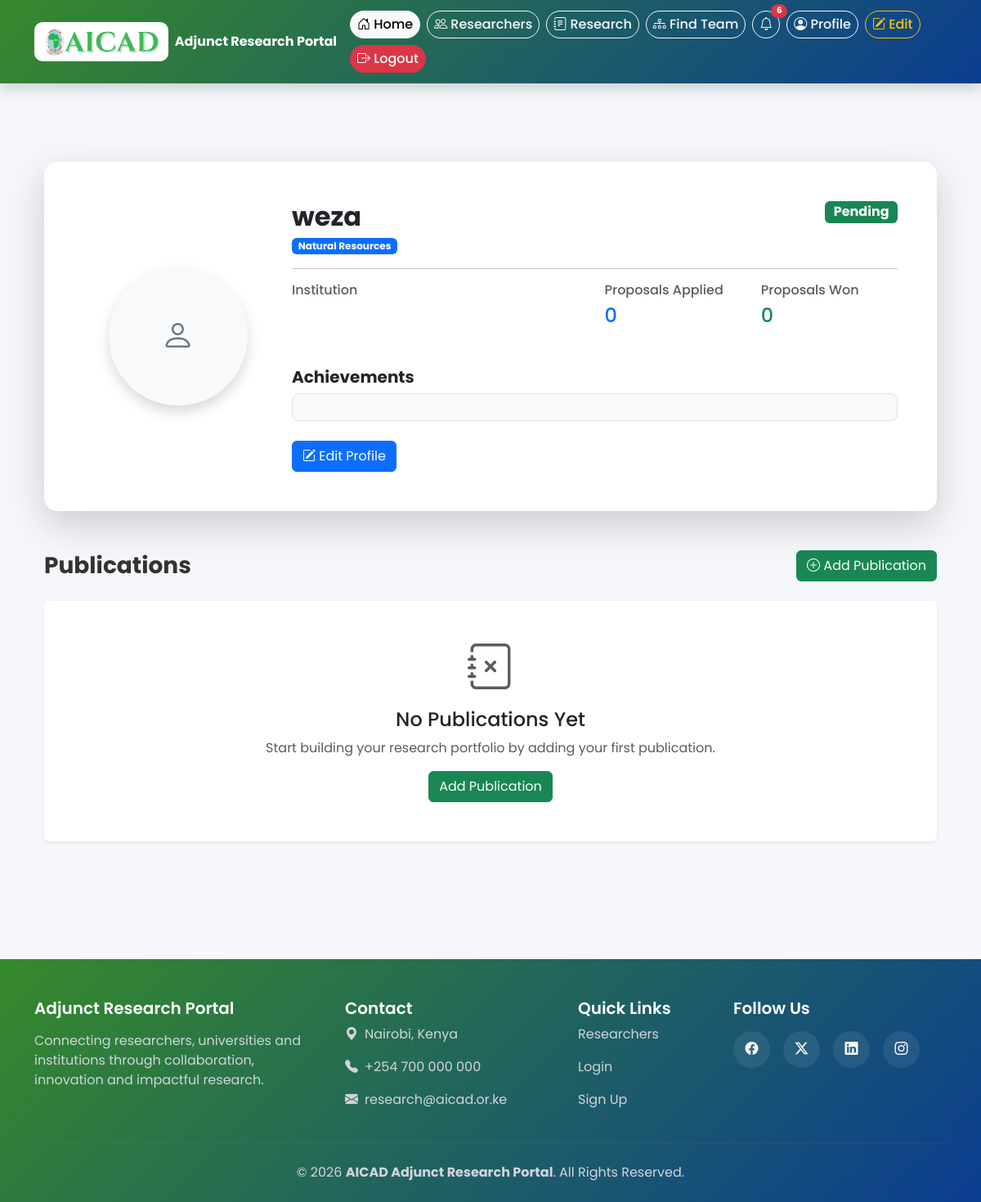
Screenshot of /profile/ (signed in) with the database file from the repository.
### accounts/models.py (models this page shows, shortened)
class ResearcherProfile(models.Model):
    user = models.OneToOneField(
        User,
        on_delete=models.CASCADE
    )
    profile_picture = models.ImageField(
        upload_to='profiles/',
        blank=True,
        null=True
    )
    research_area = models.CharField(
        max_length=255
    )
    institution = models.CharField(
        max_length=255,
        blank=True
    )
    achievements = RichTextField(
        blank=True
    )
    proposals_applied = models.IntegerField(
        default=0
    )
    proposals_won = models.IntegerField(
        default=0
    )
    is_adjunct_researcher = models.BooleanField(
        default=False
    )
    application_submitted = models.BooleanField(
        default=False
    )
    application_status = models.CharField(
        max_length=50,
        default='Pending'
    )
    qualification = RichTextField(
        blank=True
    )
    experience = RichTextField(
        blank=True
    )
    brief_profile = RichTextField(
        blank=True
    )
    work_experience = RichTextField(
        blank=True
    )
    grants_fellowships = RichTextField(
        blank=True
    )
    publications = RichTextField(
        blank=True
    )
    cv = models.FileField(
        upload_to='cv/',
        blank=True,
        null=True
    )
    application_letter = models.FileField(
        upload_to='application_letters/',
        blank=True,
        null=True
    )

### accounts/views.py (the view)
# urls.py: path('profile/', views.profile_view, name='profile'),
@login_required
def profile_view(request):
    profile = get_or_create_profile(request.user)
    return render(
        request,
        'profile.html',
        {'profile': profile}
    )

### accounts/utils.py (called while the page is built)
def get_or_create_profile(user):
    profile, created = ResearcherProfile.objects.get_or_create(
        user=user,
        defaults={
            'research_area': '',
            'institution': '',
            'achievements': '',
            'proposals_applied': 0,
            'proposals_won': 0,
        }
    )
    return profile

### templates/profile.html (shortened to what this page needs)
{% extends 'base.html' %}
{% block content %}
<div class="container py-5">
    <div class="card border-0 shadow-lg rounded-4 mb-5">
        <div class="card-body p-5">
            <div class="row align-items-center">
                <div class="col-lg-3 text-center">
                    {% if profile.profile_picture %}
                        <img src="{{ profile.profile_picture.url }}"
                             class="rounded-circle shadow"
                             width="170"
                             height="170"
                             style="object-fit:cover;">
                    {% else %}
                        <div class="bg-light rounded-circle d-inline-flex justify-content-center align-items-center shadow"
                             style="width:170px;height:170px;">
                            <i class="bi bi-person fs-1 text-secondary"></i>
                        </div>
                    {% endif %}
                </div>
                <div class="col-lg-9">
                    <div class="d-flex justify-content-between align-items-start flex-wrap">
                        <div>
                            <h2 class="fw-bold mb-1">
                                {{ profile.user.username }}
                            </h2>
                            <span class="badge bg-primary">
                                {{ profile.research_area }}
                            </span>
                        </div>
                        {% if profile.application_submitted %}
                            <span class="badge bg-success fs-6">
                                {{ profile.application_status }}
                            </span>
                        {% endif %}
                    </div>
                    <hr>
                    <div class="row">
                        <div class="col-md-6 mb-3">
                            <h6 class="text-muted">
                                Institution
                            </h6>
                        </div>
                        <div class="col-md-3 mb-3">
                            <h6 class="text-muted">
                                Proposals Applied
                            </h6>
                            <h4 class="text-primary">
                                {{ profile.proposals_applied }}
                            </h4>
                        </div>
                        <div class="col-md-3 mb-3">
                            <h6 class="text-muted">
                                Proposals Won
                            </h6>
                            <h4 class="text-success">
                                {{ profile.proposals_won }}
                            </h4>
                        </div>
                    </div>
                    <div class="mt-4">
                        <h5 class="fw-bold">
                            Achievements
                        </h5>
                        <div class="border rounded-3 p-3 bg-light">
                        </div>
                    </div>
                    <div class="mt-4 d-flex flex-wrap gap-2">
                        <a href="/edit-profile/" class="btn btn-primary">
                            <i class="bi bi-pencil-square"></i>
                            Edit Profile
                        </a>
                    </div>
                </div>
            </div>
        </div>
    </div>
    <div class="d-flex justify-content-between align-items-center mb-4">
        <h3 class="fw-bold mb-0">
            Publications
        </h3>
        <a href="/add-publication/" class="btn btn-success">
            <i class="bi bi-plus-circle"></i>
            Add Publication
        </a>
    </div>
    <div class="row">
        {% for publication in profile.publications_list.all %}
        <div class="col-lg-6 mb-4">
            <div class="card h-100 border-0 shadow-sm rounded-4">
                <div class="card-body">
                    <h5 class="fw-bold">
                        {{ publication.title }}
                    </h5>
                    <span class="badge bg-secondary mb-3">
                        {{ publication.category }}
                    </span>
                    <ul class="list-group list-group-flush">
                        <li class="list-group-item px-0">
                            <strong>Journal:</strong>
                            {{ publication.journal }}
                        </li>
                        <li class="list-group-item px-0">
                            <strong>Year:</strong>
                            {{ publication.publication_year }}
                        </li>
                    </ul>
                </div>
                <div class="card-footer bg-white border-0">
                    <div class="d-flex gap-2 flex-wrap">
                        {% if publication.doi_link %}
                            <a href="{{ publication.doi_link }}"
                               target="_blank"
                               class="btn btn-outline-primary btn-sm">
                                DOI Link
                            </a>
                        {% endif %}
                        {% if publication.publication_pdf %}
                            <a href="{{ publication.publication_pdf.url }}"
                               target="_blank"
                               class="btn btn-outline-danger btn-sm">
                                PDF
                            </a>
                        {% endif %}
                    </div>
                </div>
            </div>
        </div>
        {% empty %}
        <div class="col-12">
            <div class="card border-0 shadow-sm">
                <div class="card-body text-center py-5">
                    <i class="bi bi-journal-x display-4 text-muted"></i>
                    <h4 class="mt-3">
                        No Publications Yet
                    </h4>
                    <p class="text-muted">
                        Start building your research portfolio by adding your first publication.
                    </p>
                    <a href="/add-publication/" class="btn btn-success">
                        Add Publication
                    </a>
                </div>
            </div>
        </div>
        {% endfor %}
    </div>
</div>
{% endblock %}

### templates/base.html (style rules this page uses)
body { font-family:'Poppins',sans-serif; background:#f5f7fb; color:#333; }

### rows the page displays
ResearcherProfile: user.username "weza", research_area "Natural Resources", application_status "Pending", proposals_applied "0", proposals_won "0"

### other values shown
{{ unread_count }} "6"
